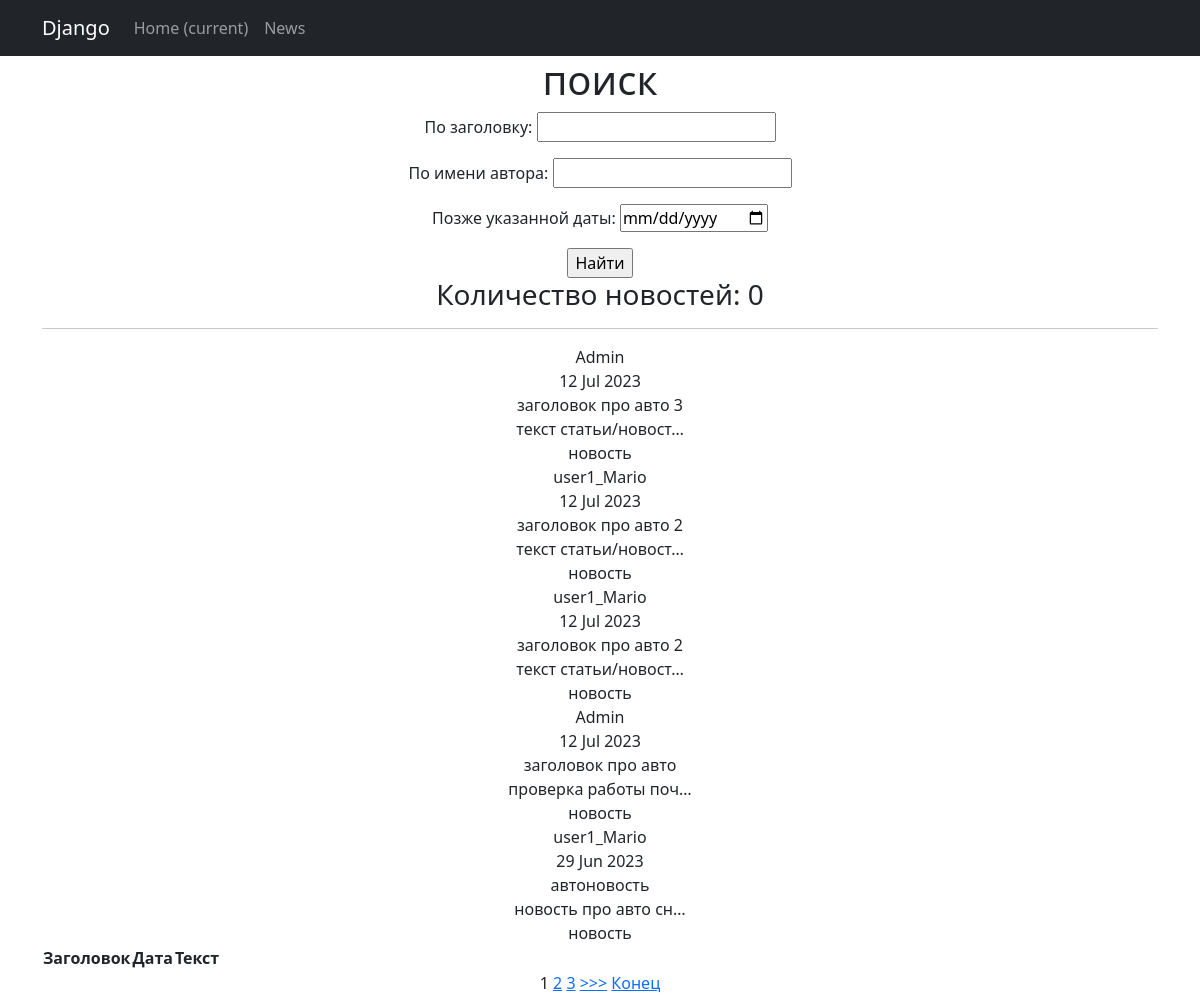
The app's page /news/search/ with its own data.
### News_Portal/models.py (models this page shows, shortened)
class Post(models.Model):
    article = 'AR'
    news = 'NE'
    POST_TYPES = [
        (article, 'статья'),
        (news, 'новость')
    ]
    author = models.ForeignKey(Author, on_delete=models.CASCADE)#связь «один ко многим» с моделью Author;
    type = models.CharField(max_length=2, choices=POST_TYPES, default=article)#поле с выбором — «статья» или «новость»;
    time_in = models.DateTimeField(auto_now_add=True)#автоматически добавляемая дата и время создания;
    category = models.ManyToManyField(Category, through='PostCategory')#связь «многие ко многим» с моделью Category (с дополнительной моделью PostCategory);
    header = models.CharField(max_length=255, default='заголовок')#заголовок статьи/новости;
    text = models.TextField(default='текст статьи/новости')#текст статьи/новости;
    _rating = models.IntegerField(default=0, db_column='rating')#рейтинг статьи/новости.
    def __str__(self):
        return f'{self.header.title()}: {self.text[:20]}'
    @property
    def rating(self):
        return self._rating
    @rating.setter
    def rating(self, value):
        self._rating = int(value) if value >= 0 else 0
        self.save()

class Author(models.Model):
    user = models.OneToOneField(User, on_delete=models.CASCADE)
    rating = models.IntegerField(default=0)

### News_Portal/views.py (the view)
# urls.py: path('search/', NewsSearch.as_view(), name='post_search'),
class NewsSearch(ListView):
    model = Post
    template_name = 'post_search.html'
    context_object_name = 'post_search'
    ordering = ['-time_in']
    paginate_by = 5
    def get_queryset(self):
        queryset = super().get_queryset()
        self.filterset = PostFilter(self.request.GET, queryset)
        return self.filterset.qs
    def get_context_data(self, **kwargs):
        context = super().get_context_data(**kwargs)
        context['filterset'] = self.filterset
        pprint(context)
        return context

### News_Portal/templatetags/custom_filters.py (called while the page is built)
@register.filter()
def censor(text: str):
    for bad_word in bad_words:
        text = text.lower().replace(bad_word.lower(), '*****')
    return text

### templates/post_search.html (shortened to what this page needs)
{% extends 'flatpages/default.html' %}
тега {% load custom_filters %}. Где custom_filters — это название Python файла-->
{% load custom_filters %}
{% block content %}
    <h1>поиск</h1>
   <form action="" method="get">
       {{ filterset.form.as_p }}
       <input type="submit" value="Найти" />
   </form>
    <h3>Количество новостей: {{ posts|length }}</h3>
    <hr>
    {%if post_search %}
        <table>
            <thead>
                <th>Заголовок</th>
                <th>Дата</th>
                <th>Текст</th>
            </thead>
            {% for post in post_search %}
            <div>
                {{ post.author.user.username }}
                <br>
                {{ post.time_in|date:'d M Y'}}
                <br>
                {{ post.header|censor }}
                <br>
                {{ post.text|truncatechars:20|censor }}
                <br>
                {{ post.get_type_display }}
            </div>
           {% endfor %}
        </table>
    {% else %}
       <h2>Новостей нет!Скукота</h2>
    {% endif %}
        {% for num in page_obj.paginator.page_range %}
            {% if page_obj.number == num %}
                <a>{{ num }}</a>
            {% elif num > page_obj.number|add:'-3' and num < page_obj.number|add:'3' %}
                <a href="?page={{ num }}">{{ num }}</a>
            {% endif %}
        {% endfor %}
        {% if page_obj.has_next %}
            <a href="?page={{ page_obj.next_page_number }}">>>></a>
            <a href="?page={{ page_obj.paginator.num_pages }}">Конец</a>
        {% endif %}
{% endblock content %}ml>

### records on screen
Post: author.user.username "Admin", time_in "12 Jul 2023", header|censor "заголовок про авто 3", text|censor "текст статьи/новост…", type "новость"
Post: author.user.username "user1_Mario", time_in "12 Jul 2023", header|censor "заголовок про авто 2", text|censor "текст статьи/новост…", type "новость"
Post: author.user.username "user1_Mario", time_in "12 Jul 2023", header|censor "заголовок про авто 2", text|censor "текст статьи/новост…", type "новость"
Post: author.user.username "Admin", time_in "12 Jul 2023", header|censor "заголовок про авто", text|censor "проверка работы поч…", type "новость"
Post: author.user.username "user1_Mario", time_in "29 Jun 2023", header|censor "автоновость", text|censor "новость про авто сн…", type "новость"

### other values on screen
{{ posts|length }} "0"
{{ num }} "1"
{{ num }} "2" "3"
